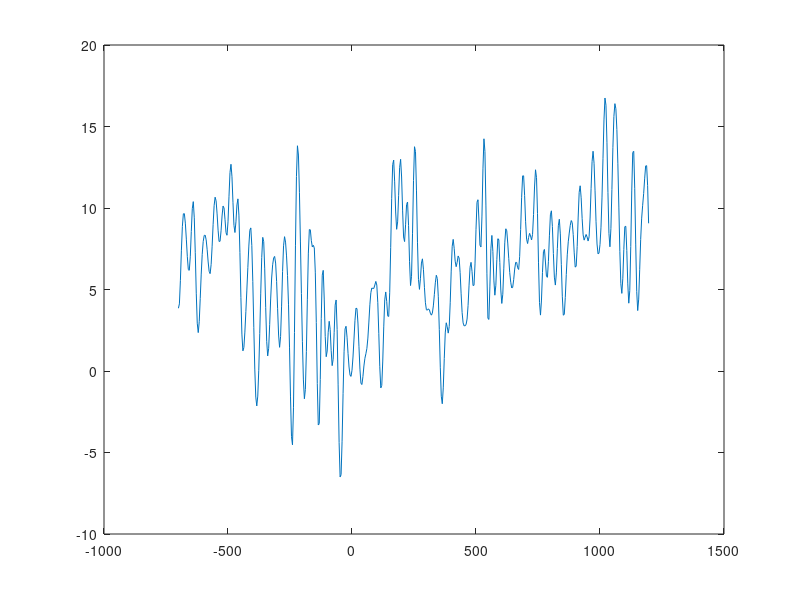
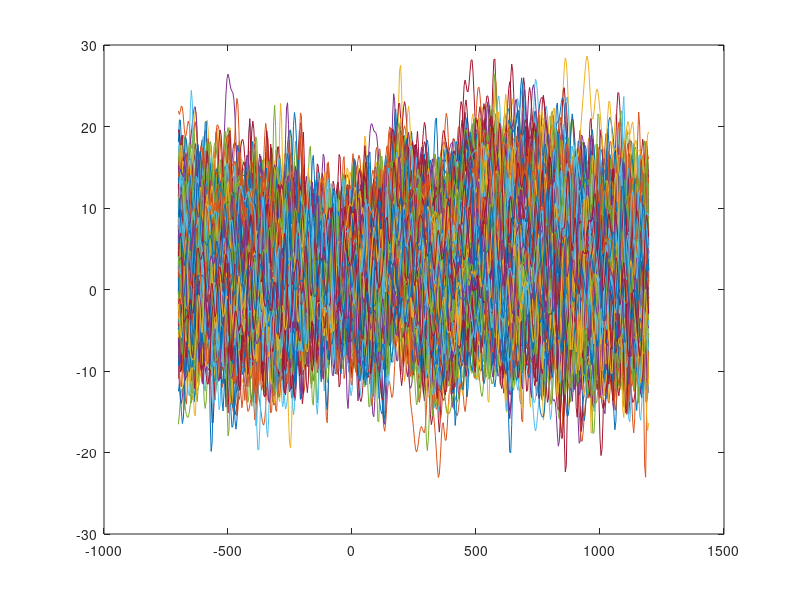
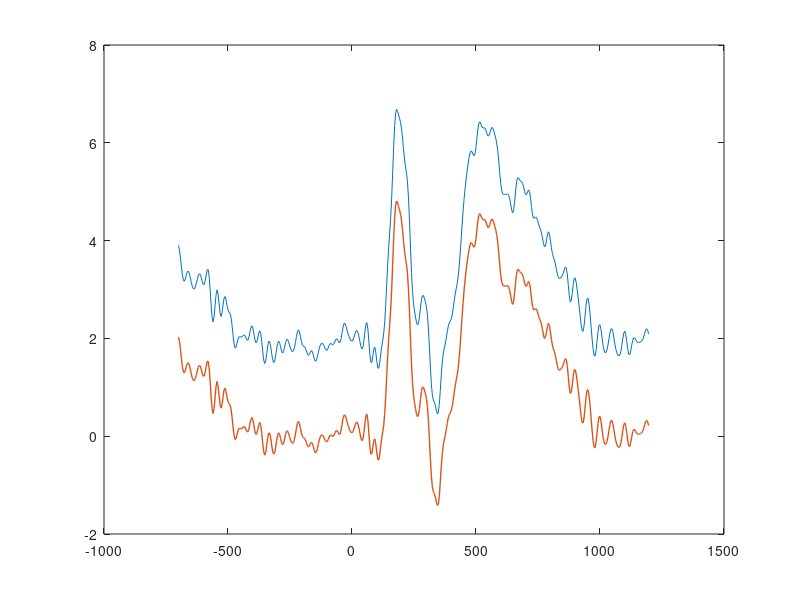
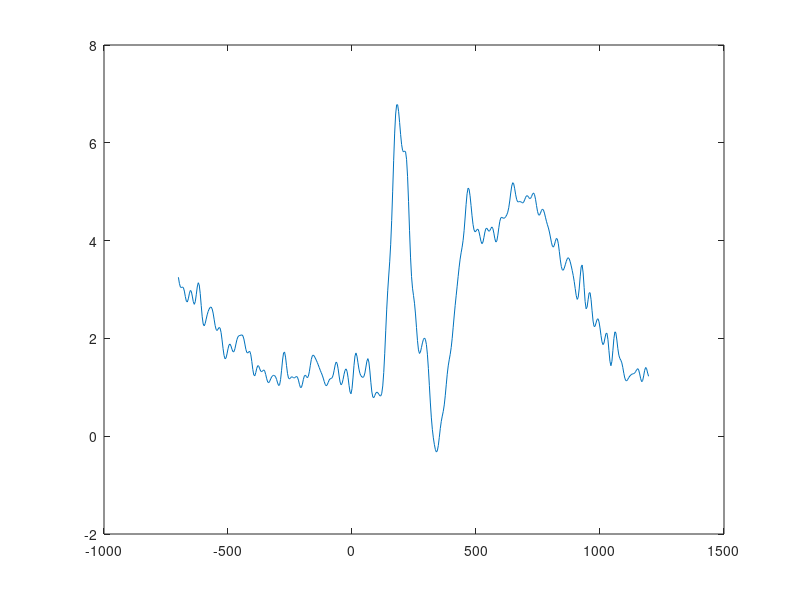

MATLAB code to generate these figures, in order:
%% CURSO BASICO DE MATLAB - 2021 (erp.m)
% -------------------------------------------------------------------------
% David Lopez-Garcia
% dlopez@ugr.es
% CIMCYC - Universidad de Granada
% -------------------------------------------------------------------------

clc
clear

% En este ejercicio vamos a trabajar con señales de electroencefalografia
% reales, lo primero que vamos a hacer es leer el archivo que contiene
% todos los datos

load sample_eeg_data.mat;

% Cuando cargamos este archivo se nos cargan dos variables:
%
% eeg_data_a: Matriz de datos de EEG (COND_A) [ensayos x tiempo].
% eeg_data_b: Matriz de datos de EEG (COND_b) [ensayos x tiempo].
% timess: Vector con los valores temporales que corresponden a cada muestra.

%% Representar un ensayo:
% El siguiente paso sera representar un ensayo, para ello extraemos la fila
% correspondiente al ensayo que queramos representar, en este caso el 5:
ensayo = eeg_data_a(5,:);

% Generamos una figura vacia:
figure;

% Representamos en ensayo con su correspondiente vector de tiempos:
plot(times,ensayo);

%% Representar todos los ensayos en un solo plot:
figure;
plot(times,eeg_data_a);

%% Calcular el ERP:
% Promediamos todos los ensayos:
my_erp_a = mean(eeg_data_a);
figure;
plot(times,my_erp_a);

%% Correcion de linea base:
% Para centrar el ERP en cero, restamos la media de la señal en el periodo
% de linea base [-200 - 0]ms a todo el ERP
baseline = (times > -200 & times < 0);
baseline_mean = mean(my_erp_a(baseline));
erp_a_baseline_corrected = my_erp_a - baseline_mean;

hold on
plot(times,erp_a_baseline_corrected,'LineWidth',1);


%% Calcular el segundo ERP:
% Promediamos todos los ensayos y le quitamos la linea base a todo el erp:
my_erp_b = mean(eeg_data_b);
figure;
plot(times,my_erp_b);

%% Correcion de linea base:
% Para centrar el ERP en cero
baseline_mean = mean(my_erp_b(baseline));
erp_b_baseline_corrected = my_erp_b - baseline_mean;

%% Representamos los dos ERPs superpuestos:
figure;
plot(times,erp_a_baseline_corrected,'LineWidth',1);
hold on
plot(times,erp_b_baseline_corrected,'LineWidth',1);

%% 